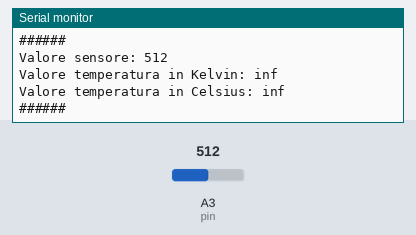
Bench run of a sketch on a simulated Arduino Uno, built with avr-gcc and run on an emulated ATmega328P. Parts: the last lines printed to the serial monitor. The test bench sets the inputs (shaded band); at power-on: A3 (pin) = 512.

Above: at 1.8 s.
1.9 s: A3 (pin) set to 0
At 2.7 s:
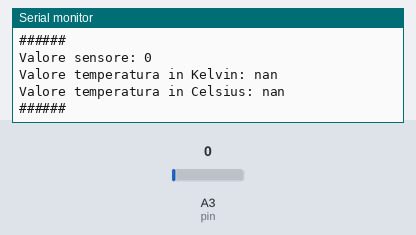
3.6 s: A3 (pin) set to 122
At 5.0 s:
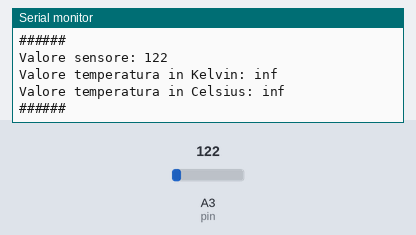
Timing chart, 0 to 6.6 s (numbered marks = the images above; inputs shaded):
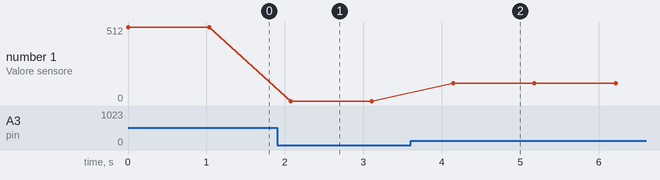

The sketch:

schema_modificato.ino
```cpp
/* SCRIPT SCHEMA MODIFICATO */

const int pin = A3;
const int Vcc = 5; // alimentazione USB 2.0
const int Nbit = 10; // bit ADC
const int S = 0.01; // da: Vout = 10mV * T_K
const long R2 = 68610;
const long R3 = 32570;

void setup() {
  pinMode(pin, INPUT);
  analogReference(INTERNAL); // set riferimento a 1.1V
  Serial.begin(9600); // baud rate
}

void loop() {
  int Dout = analogRead(pin); // valore sensore, da 0 a 1023
  float T_K = Dout * Vcc / pow(2, Nbit) * 1/S * (1 + R2/R3);

  Serial.print("Valore sensore: ");
  Serial.println(Dout);
  Serial.print("Valore temperatura in Kelvin: ");
  Serial.println(T_K);
  Serial.print("Valore temperatura in Celsius: ");
  Serial.println(T_K - 273.15);
  Serial.println("######");

  delay(1000);
}
```

Measured:
- after the input at 1.9 s, the serial monitor: prints a new line after 0.17 s (image 1)
- after the input at 3.6 s, the serial monitor: prints a new line after 0.54 s (image 2)
- plotted number 1: 512 → 0 after the input at 1.9 s, 0 → 122 after the input at 3.6 s
